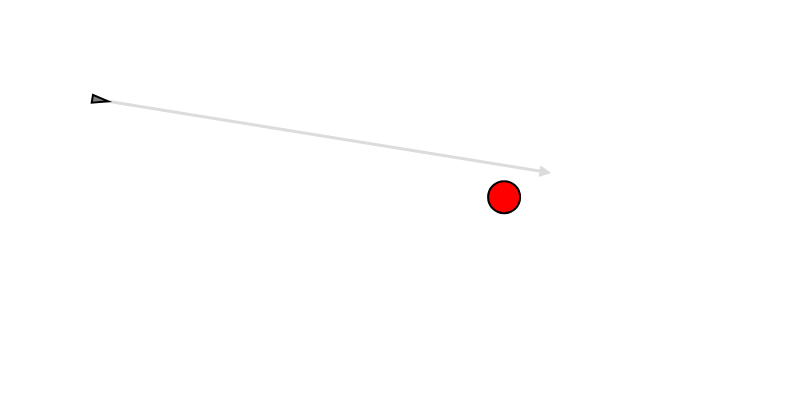
Frame 1 (no input)
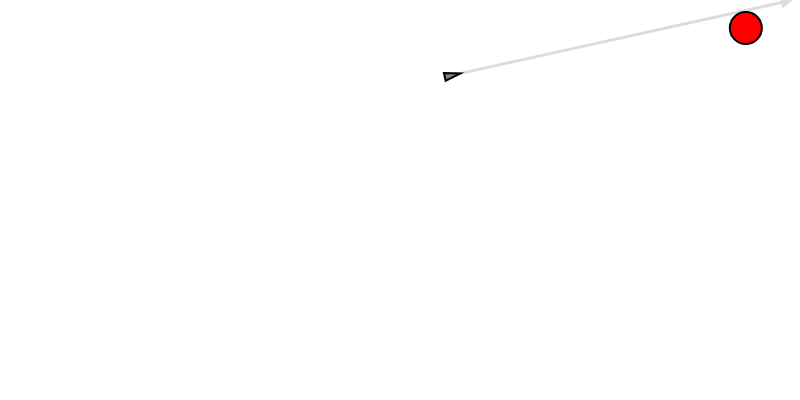
Frame 60 (no input)
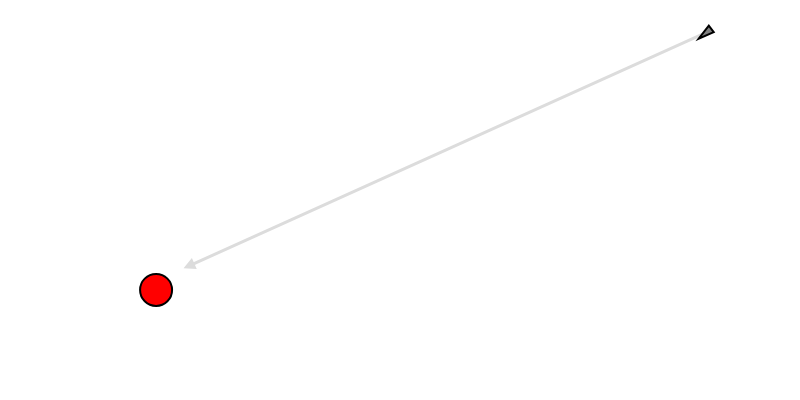
Frame 120 (the mouse pressed at the canvas centre since frame 60)

The p5.js sketch that drew these frames (run headless with seeded random() and noise() and a simulated clock; from frame 60 on, the mouse is pressed at the canvas centre):

// p5.js sketch
// ── sketch.js
let pursuer;
let target;

function setup() {
  createCanvas(800, 400);
  pursuer = new Vehicle(100, 100);
  target = new Target(500, 200);
  background(255);
}

function draw() {
  background(255);

  let steering = pursuer.pursue(target);
  pursuer.applyForce(steering);

  let d = p5.Vector.dist(pursuer.pos, target.pos);
  if (d < pursuer.r + target.r) {
    target = new Target(random(width), random(height));
    pursuer.pos.set(width / 2, height / 2);
  }

  pursuer.update();
  pursuer.show();

  target.edges();
  target.update();
  target.show();
}

// ── vehicle.js
class Vehicle {
  constructor(x, y) {
    this.pos = createVector(x, y);
    this.vel = createVector(0, 0);
    this.acc = createVector(0, 0);
    this.maxSpeed = 8;
    this.maxForce = 0.25;
    this.r = 8;
  }

  // find the predicted target position
  pursue(vehicle) {
    let target = vehicle.pos.copy();
    let prediction = vehicle.vel.copy();
    prediction.mult(10);
    target.add(prediction);
    // draw an arrow instead of a circle
    stroke(0);
    fill(0);
    this.drawArrow(this.pos, target, color(220));
    return this.seek(target);
  }

  /*   flee(target) {
    return this.seek(target).mult(-1);
  } */

  seek(target) {
    let force = p5.Vector.sub(target, this.pos);
    force.setMag(this.maxSpeed);
    force.sub(this.vel);
    force.limit(this.maxForce);
    return force;
  }

  applyForce(force) {
    this.acc.add(force);
  }

  update() {
    this.vel.add(this.acc);
    this.vel.limit(this.maxSpeed);
    this.pos.add(this.vel);
    this.acc.set(0, 0);
  }

  show() {
    stroke(0);
    strokeWeight(2);
    fill(127);
    push();
    translate(this.pos.x, this.pos.y);
    rotate(this.vel.heading());
    triangle(-this.r, -this.r / 2, -this.r, this.r / 2, this.r, 0);
    pop();
  }

  edges() {
    if (this.pos.x > width + this.r) {
      this.pos.x = -this.r;
    } else if (this.pos.x < -this.r) {
      this.pos.x = width + this.r;
    }
    if (this.pos.y > height + this.r) {
      this.pos.y = -this.r;
    } else if (this.pos.y < -this.r) {
      this.pos.y = height + this.r;
    }
  }

  drawArrow(base, vec, arrowColor) {
    push();
    stroke(arrowColor);
    strokeWeight(3);
    fill(arrowColor);

    // draw a line from base to vec (the predicted position)
    line(base.x, base.y, vec.x, vec.y);

    // calculate the direction angle
    let angle = atan2(vec.y - base.y, vec.x - base.x);

    // draw the arrowhead at the predicted position (vec)
    translate(vec.x, vec.y); // moves the coordinate system
    rotate(angle);
    let arrowSize = 7;
    triangle(0, arrowSize / 2, 0, -arrowSize / 2, arrowSize, 0);

    pop();
  }
}

class Target extends Vehicle {
  constructor(x, y) {
    super(x, y);
    this.r = 16;
    this.vel = p5.Vector.random2D();
    this.vel.mult(5);
  }

  show() {
    stroke(0);
    strokeWeight(2);
    fill(255, 0, 0);
    push();
    translate(this.pos.x, this.pos.y);
    circle(0, 0, this.r * 2);
    pop();
  }
}
